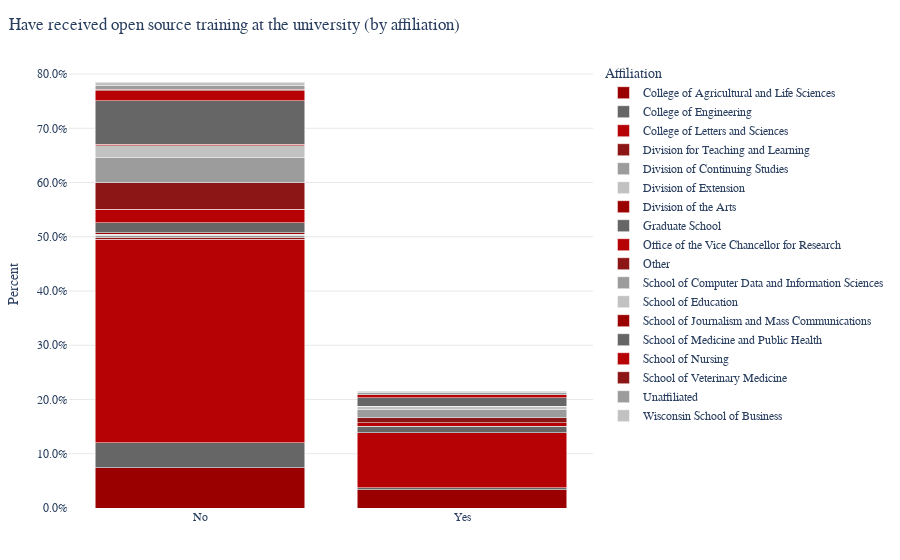

The code cell stored with this chart in its notebook:
### Markdown cell above
```{raw} html
:file: _static/fig3.html
```

### Training by Affiliation

### Code cell
fig4 = px.bar(
    c4_df, x="QID25", y="Percent",
    color="Affiliation",
    barmode="stack", 
    title="Have received open source training at the university (by affiliation)"
)
fig4.update_layout(
    yaxis=dict(tickformat=".1%"),
    xaxis_title="",
    plot_bgcolor="white",
    paper_bgcolor="white"
)
fig4.update_layout(hoverlabel=dict(namelength=-1))
fig4.show()  # This was missing!
fig4.write_html('_static/fig4.html', full_html=False, include_plotlyjs='cdn')

### Figure 1 — Plotly figure (JSON) as saved in the notebook; plotly's stock layout.template omitted (floating-point values rounded to 4 significant figures)
{"data": [{"hovertemplate": "Affiliation=College of Agricultural and Life Sciences<br>QID25=%{x}<br>Percent=%{y}<extra></extra>", "legendgroup": "College of Agricultural and Life Sciences", "marker": {"color": "#9B0000", "pattern": {"shape": ""}}, "name": "College of Agricultural and Life Sciences", "orientation": "v", "showlegend": true, "textposition": "auto", "type": "bar", "x": ["No", "Yes"], "xaxis": "x", "y": [0.07385, 0.03385], "yaxis": "y"}, {"hovertemplate": "Affiliation=College of Engineering<br>QID25=%{x}<br>Percent=%{y}<extra></extra>", "legendgroup": "College of Engineering", "marker": {"color": "#666666", "pattern": {"shape": ""}}, "name": "College of Engineering", "orientation": "v", "showlegend": true, "textposition": "auto", "type": "bar", "x": ["No", "Yes"], "xaxis": "x", "y": [0.04615, 0.003077], "yaxis": "y"}, {"hovertemplate": "Affiliation=College of Letters and Sciences<br>QID25=%{x}<br>Percent=%{y}<extra></extra>", "legendgroup": "College of Letters and Sciences", "marker": {"color": "#B60205", "pattern": {"shape": ""}}, "name": "College of Letters and Sciences", "orientation": "v", "showlegend": true, "textposition": "auto", "type": "bar", "x": ["No", "Yes"], "xaxis": "x", "y": [0.3754, 0.1015], "yaxis": "y"}, {"hovertemplate": "Affiliation=Division for Teaching and Learning<br>QID25=%{x}<br>Percent=%{y}<extra></extra>", "legendgroup": "Division for Teaching and Learning", "marker": {"color": "#8c1515", "pattern": {"shape": ""}}, "name": "Division for Teaching and Learning", "orientation": "v", "showlegend": true, "textposition": "auto", "type": "bar", "x": ["No"], "xaxis": "x", "y": [0.003077], "yaxis": "y"}, {"hovertemplate": "Affiliation=Division of Continuing Studies<br>QID25=%{x}<br>Percent=%{y}<extra></extra>", "legendgroup": "Division of Continuing Studies", "marker": {"color": "#9c9c9c", "pattern": {"shape": ""}}, "name": "Division of Continuing Studies", "orientation": "v", "showlegend": true, "textposition": "auto", "type": "bar", "x": ["No"], "xaxis": "x", "y": [0.003077], "yaxis": "y"}, {"hovertemplate": "Affiliation=Division of Extension<br>QID25=%{x}<br>Percent=%{y}<extra></extra>", "legendgroup": "Division of Extension", "marker": {"color": "#c2c2c2", "pattern": {"shape": ""}}, "name": "Division of Extension", "orientation": "v", "showlegend": true, "textposition": "auto", "type": "bar", "x": ["No"], "xaxis": "x", "y": [0.003077], "yaxis": "y"}, {"hovertemplate": "Affiliation=Division of the Arts<br>QID25=%{x}<br>Percent=%{y}<extra></extra>", "legendgroup": "Division of the Arts", "marker": {"color": "#9B0000", "pattern": {"shape": ""}}, "name": "Division of the Arts", "orientation": "v", "showlegend": true, "textposition": "auto", "type": "bar", "x": ["No"], "xaxis": "x", "y": [0.003077], "yaxis": "y"}, {"hovertemplate": "Affiliation=Graduate School<br>QID25=%{x}<br>Percent=%{y}<extra></extra>", "legendgroup": "Graduate School", "marker": {"color": "#666666", "pattern": {"shape": ""}}, "name": "Graduate School", "orientation": "v", "showlegend": true, "textposition": "auto", "type": "bar", "x": ["No", "Yes"], "xaxis": "x", "y": [0.01846, 0.01231], "yaxis": "y"}, {"hovertemplate": "Affiliation=Office of the Vice Chancellor for Research<br>QID25=%{x}<br>Percent=%{y}<extra></extra>", "legendgroup": "Office of the Vice Chancellor for Research", "marker": {"color": "#B60205", "pattern": {"shape": ""}}, "name": "Office of the Vice Chancellor for Research", "orientation": "v", "showlegend": true, "textposition": "auto", "type": "bar", "x": ["No", "Yes"], "xaxis": "x", "y": [0.02462, 0.006154], "yaxis": "y"}, {"hovertemplate": "Affiliation=Other<br>QID25=%{x}<br>Percent=%{y}<extra></extra>", "legendgroup": "Other", "marker": {"color": "#8c1515", "pattern": {"shape": ""}}, "name": "Other", "orientation": "v", "showlegend": true, "textposition": "auto", "type": "bar", "x": ["No", "Yes"], "xaxis": "x", "y": [0.04923, 0.009231], "yaxis": "y"}, {"hovertemplate": "Affiliation=School of Computer Data and Information Sciences<br>QID25=%{x}<br>Percent=%{y}<extra></extra>", "legendgroup": "School of Computer Data and Information Sciences", "marker": {"color": "#9c9c9c", "pattern": {"shape": ""}}, "name": "School of Computer Data and Information Sciences", "orientation": "v", "showlegend": true, "textposition": "auto", "type": "bar", "x": ["No", "Yes"], "xaxis": "x", "y": [0.04615, 0.01538], "yaxis": "y"}, {"hovertemplate": "Affiliation=School of Education<br>QID25=%{x}<br>Percent=%{y}<extra></extra>", "legendgroup": "School of Education", "marker": {"color": "#c2c2c2", "pattern": {"shape": ""}}, "name": "School of Education", "orientation": "v", "showlegend": true, "textposition": "auto", "type": "bar", "x": ["No", "Yes"], "xaxis": "x", "y": [0.02154, 0.006154], "yaxis": "y"}, {"hovertemplate": "Affiliation=School of Journalism and Mass Communications<br>QID25=%{x}<br>Percent=%{y}<extra></extra>", "legendgroup": "School of Journalism and Mass Communications", "marker": {"color": "#9B0000", "pattern": {"shape": ""}}, "name": "School of Journalism and Mass Communications", "orientation": "v", "showlegend": true, "textposition": "auto", "type": "bar", "x": ["No"], "xaxis": "x", "y": [0.003077], "yaxis": "y"}, {"hovertemplate": "Affiliation=School of Medicine and Public Health<br>QID25=%{x}<br>Percent=%{y}<extra></extra>", "legendgroup": "School of Medicine and Public Health", "marker": {"color": "#666666", "pattern": {"shape": ""}}, "name": "School of Medicine and Public Health", "orientation": "v", "showlegend": true, "textposition": "auto", "type": "bar", "x": ["No", "Yes"], "xaxis": "x", "y": [0.08, 0.01538], "yaxis": "y"}, {"hovertemplate": "Affiliation=School of Nursing<br>QID25=%{x}<br>Percent=%{y}<extra></extra>", "legendgroup": "School of Nursing", "marker": {"color": "#B60205", "pattern": {"shape": ""}}, "name": "School of Nursing", "orientation": "v", "showlegend": true, "textposition": "auto", "type": "bar", "x": ["No", "Yes"], "xaxis": "x", "y": [0.01846, 0.006154], "yaxis": "y"}, {"hovertemplate": "Affiliation=School of Veterinary Medicine<br>QID25=%{x}<br>Percent=%{y}<extra></extra>", "legendgroup": "School of Veterinary Medicine", "marker": {"color": "#8c1515", "pattern": {"shape": ""}}, "name": "School of Veterinary Medicine", "orientation": "v", "showlegend": true, "textposition": "auto", "type": "bar", "x": ["No"], "xaxis": "x", "y": [0.003077], "yaxis": "y"}, {"hovertemplate": "Affiliation=Unaffiliated<br>QID25=%{x}<br>Percent=%{y}<extra></extra>", "legendgroup": "Unaffiliated", "marker": {"color": "#9c9c9c", "pattern": {"shape": ""}}, "name": "Unaffiliated", "orientation": "v", "showlegend": true, "textposition": "auto", "type": "bar", "x": ["No", "Yes"], "xaxis": "x", "y": [0.006154, 0.003077], "yaxis": "y"}, {"hovertemplate": "Affiliation=Wisconsin School of Business<br>QID25=%{x}<br>Percent=%{y}<extra></extra>", "legendgroup": "Wisconsin School of Business", "marker": {"color": "#c2c2c2", "pattern": {"shape": ""}}, "name": "Wisconsin School of Business", "orientation": "v", "showlegend": true, "textposition": "auto", "type": "bar", "x": ["No", "Yes"], "xaxis": "x", "y": [0.006154, 0.003077], "yaxis": "y"}], "layout": {"barmode": "stack", "hoverlabel": {"namelength": -1}, "legend": {"title": {"text": "Affiliation"}, "tracegroupgap": 0}, "paper_bgcolor": "white", "plot_bgcolor": "white", "title": {"text": "Have received open source training at the university (by affiliation)"}, "xaxis": {"anchor": "y", "domain": [0.0, 1.0], "title": {"text": ""}}, "yaxis": {"anchor": "x", "domain": [0.0, 1.0], "tickformat": ".1%", "title": {"text": "Percent"}}}}
